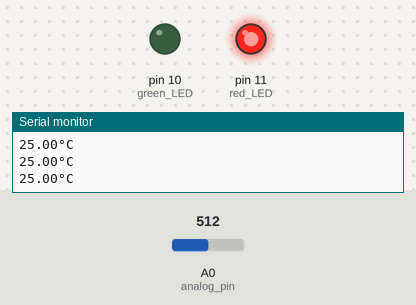
The sketch below on a simulated Arduino Uno, built with avr-gcc and run on an emulated ATmega328P. Shown: output pins drawn as LEDs (lit = HIGH), the last lines printed to the serial monitor. The test bench sets the inputs (shaded band); at power-on: A0 (analog_pin) = 512.

Above: at 1.2 s.
1.3 s: A0 (analog_pin) set to 531
At 1.7 s:
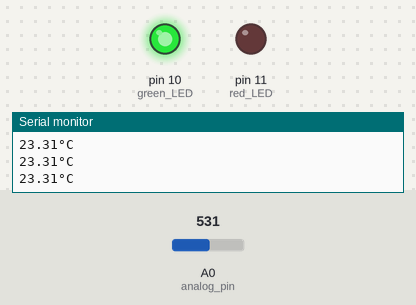
2.8 s: A0 (analog_pin) set to 511
At 3.9 s:
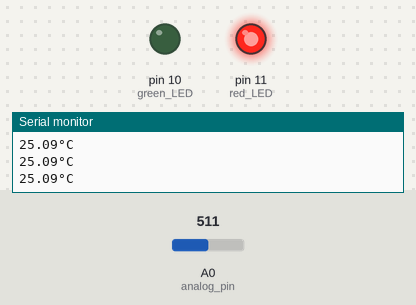
5.8 s: A0 (analog_pin) set to 716
At 6.4 s:
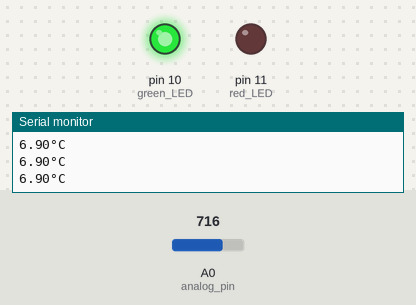
Timing chart, 0 to 8.8 s (numbered marks = the images above; inputs shaded):
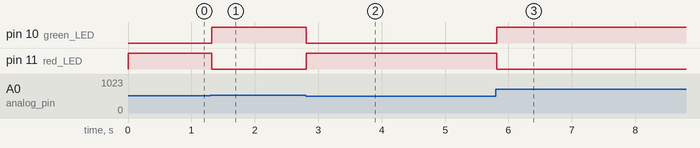

Measured:
- the behaviour switches between 512 and 513 on A0 (analog_pin) (found by bisection; images 0 and 1)
- after the input at 1.3 s, pin 10 (green_LED): LOW → HIGH at once; pin 11 (red_LED): HIGH → LOW at once
- after the input at 2.8 s, pin 10 (green_LED): HIGH → LOW at once; pin 11 (red_LED): LOW → HIGH at once
- after the input at 5.8 s, pin 10 (green_LED): LOW → HIGH at once; pin 11 (red_LED): HIGH → LOW at once

The sketch:

temperature_alarm.ino
```cpp
const int analog_pin = A0;
const int red_LED = 11;
const int green_LED = 10;

double V_2;
unsigned int R_1 = 10000;
double R_2;
double T;
int T_set = 25;

void setup() {
  Serial.begin(9600);
  pinMode(red_LED, OUTPUT);
  pinMode(green_LED, OUTPUT);
}

void loop() {
  V_2 = 0.0048828125 * analogRead(analog_pin);
  R_2 = (R_1 * V_2) / (5 - V_2);
  T = 1 / (3.354016e-3 + 2.569850e-4 * log(R_2 / 10000) + pow(2.620131e-6 * log(R_2 / 10000), 2) + pow(6.383091e-8 * log(R_2 / 10000), 3)) - 273.15;
  Serial.print(T);
  Serial.println("°C");

  if (T > T_set) {
    digitalWrite(red_LED, HIGH);
    digitalWrite(green_LED, LOW);
  }
  else {
    digitalWrite(red_LED, LOW);
    digitalWrite(green_LED, HIGH);
  }

}
```
